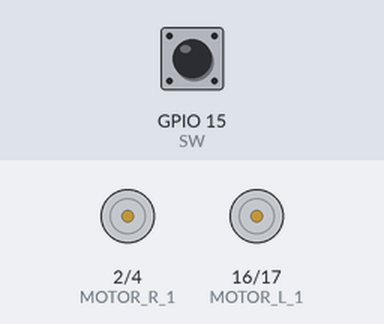
A sketch run on a simulated ESP32. On the bench: motor-driver pin pairs drawn as motors (green arrow = first pin HIGH = forward, orange = second pin HIGH = backward, longer = more drive). The test bench sets the inputs (shaded band); at power-on: GPIO 15 (SW) HIGH.

Above: at 0.8 s.
0.9 s: GPIO 15 (SW) pulled LOW for 0.15 s
At 1.7 s:
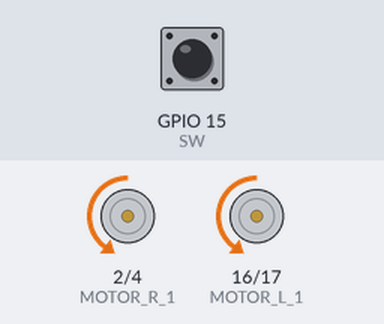
At 2.7 s:
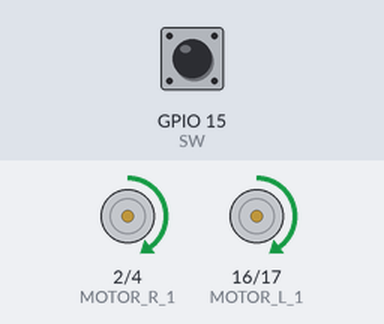
Timing chart, 0 to 13.0 s (numbered marks = the images above; inputs shaded):
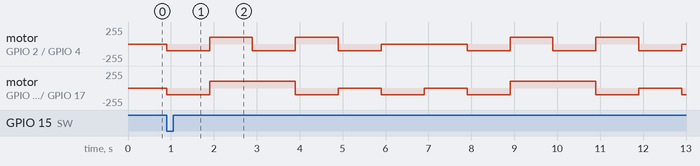

The sketch:

Motor.ino
```cpp
/* Example code for NKP V2.2 line tracking robot
 * Jan. 23, 2023 : Edited by tangnatta
 */

// Motor pin
#define MOTOR_R_1 2  // Backward
#define MOTOR_R_2 4  // Forward
#define MOTOR_L_1 16 // Backward
#define MOTOR_L_2 17 // Forward

// Motor channel
#define MOTOR_R_1_CH 6 // Backward
#define MOTOR_R_2_CH 7 // Forward
#define MOTOR_L_1_CH 4 // Backward
#define MOTOR_L_2_CH 5 // Forward

#define SW 15 // SWITCH

void setup()
{
    pinMode(SW, INPUT_PULLUP);
    pinMode(MOTOR_R_1, OUTPUT);
    pinMode(MOTOR_R_2, OUTPUT);
    pinMode(MOTOR_L_1, OUTPUT);
    pinMode(MOTOR_L_2, OUTPUT);
    // ledcSetup(ledChannel, freq, resolution);
    ledcSetup(MOTOR_R_1_CH, 5000, 8);
    ledcSetup(MOTOR_R_2_CH, 5000, 8);
    ledcSetup(MOTOR_L_1_CH, 5000, 8);
    ledcSetup(MOTOR_L_2_CH, 5000, 8);
    // ledcAttachPin(GPIO, channel)
    ledcAttachPin(MOTOR_R_1, 6);
    ledcAttachPin(MOTOR_R_2, 7);
    ledcAttachPin(MOTOR_L_1, 4);
    ledcAttachPin(MOTOR_L_2, 5);

    while (digitalRead(SW) == 1)
        ;
}

void loop()
{
    forward(100);
    delay(1000);
    backward(100);
    delay(1000);
    right_around(100);
    delay(1000);
    left_around(100);
    delay(1000);
    right(100);
    delay(1000);
    left(100);
    delay(1000);
    stop();
    delay(1000);
}

/*
control motor right speed = (  -255   <->   255  )
                            (backward <-> forward)
*/
void motor_right(int speed)
{
    // ledcWrite(channel, dutycycle)
    if (speed > 0)
    {
        ledcWrite(MOTOR_R_1_CH, 0);
        ledcWrite(MOTOR_R_2_CH, speed);
    }
    else
    {
        ledcWrite(MOTOR_R_1_CH, -speed);
        ledcWrite(MOTOR_R_2_CH, 0);
    }
}

/*
control motor left speed = (  -255   <->   255  )
                           (backward <-> forward)
*/
void motor_left(int speed)
{
    // ledcWrite(channel, dutycycle)
    if (speed > 0)
    {
        ledcWrite(MOTOR_L_1_CH, 0);
        ledcWrite(MOTOR_L_2_CH, speed);
    }
    else
    {
        ledcWrite(MOTOR_L_1_CH, -speed);
        ledcWrite(MOTOR_L_2_CH, 0);
    }
}

void stop()
{
    motor(0, 0);
}

void motor(int left_speed, int right_speed)
{
    motor_right(right_speed);
    motor_left(left_speed);
}

void forward(int speed)
{
    motor(speed, speed);
}

void backward(int speed)
{
    motor(-speed, -speed);
}

void left_around(int speed)
{
    motor(speed, -speed);
}

void right_around(int speed)
{
    motor(-speed, speed);
}

void right(int speed)
{
    motor(0, speed);
}

void left(int speed)
{
    motor(speed, 0);
}
```
